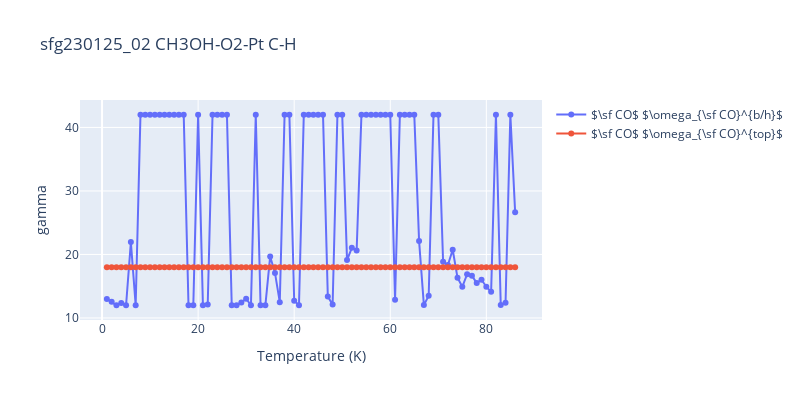
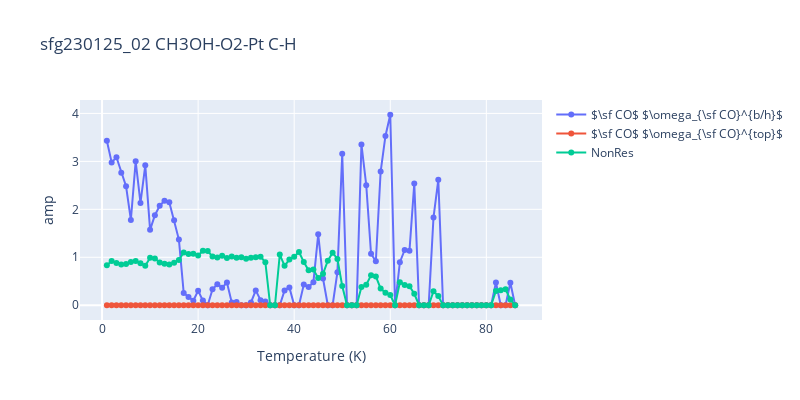
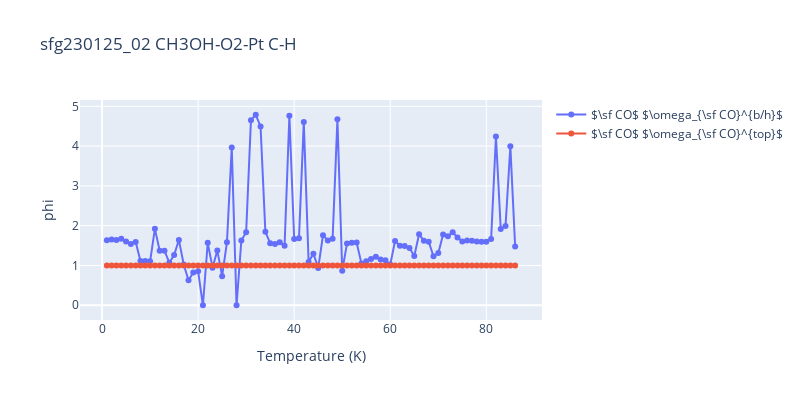

Here is the notebook cell these charts were saved with, in order:
### Markdown cell above
<h1>SFG Analysis</h1>

### Code cell
from importlib import reload

from tools import sfg
reload(sfg)

sfg = sfg.sfg()
sfg.UI()
